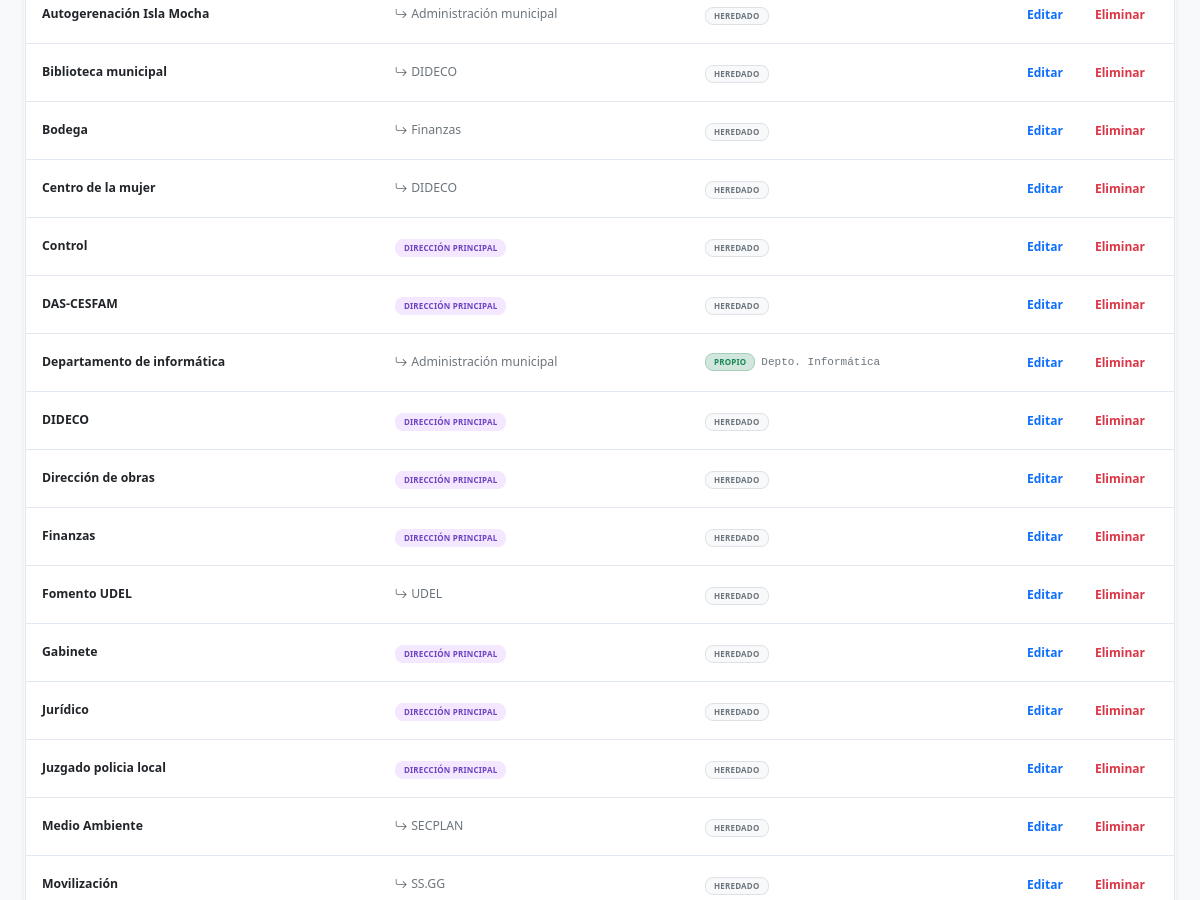
Page /unidades.php (signed in, middle part) on the earlier database version.
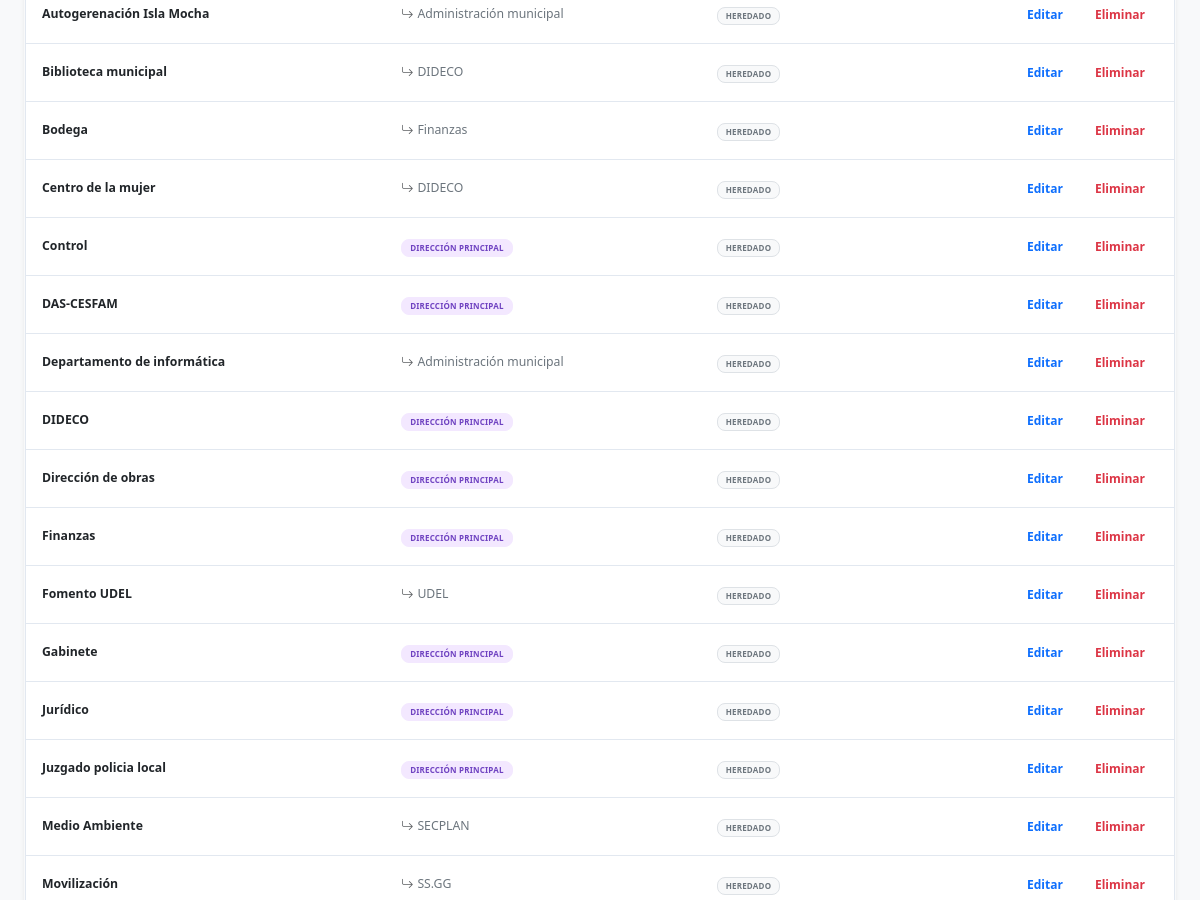
Same page on the later database version.
### tables this page shows
CREATE TABLE `unidades` (
  `id` int NOT NULL AUTO_INCREMENT,
  `nombre` varchar(150) NOT NULL,
  `padre_id` int DEFAULT NULL,
  `centro_costo_id` int DEFAULT NULL,
  `jefe_actual_id` int DEFAULT NULL,
  PRIMARY KEY (`id`),
  KEY `fk_uni_padre` (`padre_id`),
  KEY `fk_uni_cc` (`centro_costo_id`)
);

CREATE TABLE `centros_costo` (
  `id` int NOT NULL AUTO_INCREMENT,
  `codigo_cuenta` varchar(50) NOT NULL,
  `nombre` varchar(150) NOT NULL,
  `anio_fiscal` int NOT NULL,
  `activo` tinyint(1) DEFAULT '1',
  PRIMARY KEY (`id`)
);

### unidades.php (the view, shortened to what this page needs)
<?php
require_once 'config.php';
$stmt = $pdo->query("
    SELECT u.*,
           p.nombre as nombre_padre,
           cc.nombre as nombre_cc
    FROM unidades u
    LEFT JOIN unidades p ON u.padre_id = p.id
    LEFT JOIN centros_costo cc ON u.centro_costo_id = cc.id
    ORDER BY u.nombre ASC
");
$unidades = $stmt->fetchAll();
?>
<!DOCTYPE html>
<html lang="es">
<head>
    <?php
    include __DIR__ . '/head.php';
    ?>
</head>
<body class="bg-light text-slate-800 pb-20 font-sans">
    <div class="container mt-4 px-3 px-md-4">
        <div class="card shadow-sm border-light">
            <div class="table-responsive rounded-bottom">
                <table class="table table-hover align-middle mb-0">
                    <tbody class="divide-y divide-gray-100 bg-white">
                        <?php foreach($unidades as $row): ?>
                        <tr>
                            <td class="p-3 fw-bold text-dark small">
                                <?= htmlspecialchars($row['nombre']) ?>
                            </td>
                            <td class="p-3">
                                <?php if($row['nombre_padre']): ?>
                                    <span class="text-secondary small d-flex align-items-center gap-1">
                                        <i class="bi bi-arrow-return-right text-muted"></i>
                                        <?= htmlspecialchars($row['nombre_padre']) ?>
                                    </span>
                                <?php else: ?>
                                    <span class="badge bg-purple-subtle text-purple border border-purple-subtle px-2 py-1 text-uppercase" style="font-size: 8px;">Dirección Principal</span>
                                <?php endif; ?>
                            </td>
                            <td class="p-3">
                                <?php if($row['nombre_cc']): ?>
                                    <div class="d-flex align-items-center gap-1.5">
                                        <span class="badge bg-success-subtle text-success border border-success-subtle px-2 py-1 text-uppercase" style="font-size: 8px;">Propio</span>
                                        <span class="text-secondary font-monospace small" style="font-size: 11px;"><?= htmlspecialchars($row['nombre_cc']) ?></span>
                                    </div>
                                <?php else: ?>
                                    <span class="badge bg-light text-secondary border px-2 py-1 text-uppercase" style="font-size: 8px;">Heredado</span>
                                <?php endif; ?>
                            </td>
                            <td class="p-3 text-center">
                                <div class="d-flex align-items-center justify-content-center gap-1.5">
                                    <a href="unidades.php?action=edit&id=<?= $row['id'] ?>" class="btn btn-outline-primary btn-sm px-2.5 py-1 fw-bold text-xs" title="Editar">
                                        Editar
                                    </a>
                                    <form method="POST" action="unidades.php" class="d-inline" onsubmit="return confirm('¿Está seguro de eliminar esta unidad?')">
                                        <button type="submit" class="btn btn-outline-danger btn-sm px-2.5 py-1 fw-bold text-xs" title="Eliminar">
                                            Eliminar
                                        </button>
                                    </form>
                                </div>
                            </td>
                        </tr>
                        <?php endforeach; ?>
                    </tbody>
                </table>
            </div>
        </div>
    </div>
</body>
</html>

Differences in the rows shown:
changed unidades "Departamento de informática": centro_costo.nombre "Depto. Informática" → (not shown); text "PROPIO" → "HEREDADO"
